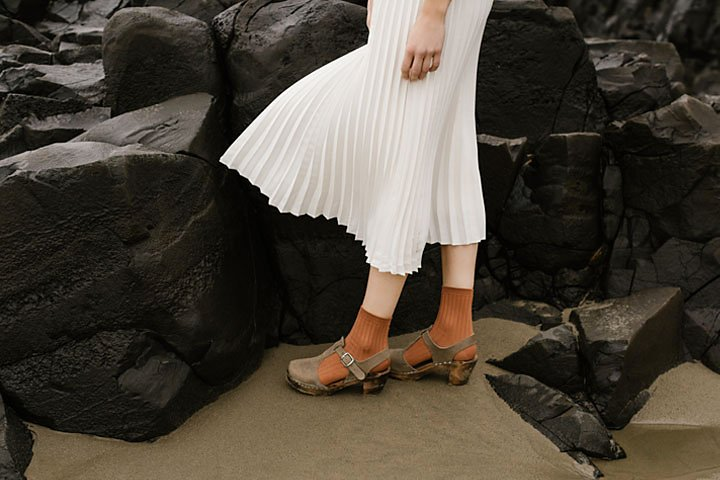
#> input picture images/highlights_and_shadows.jpg, 720 x 480 px
$ python Q2a.py
#> lines starting #> are read from the running program, lines starting #| are printed output that depends on the picture
import cv2 as cv
import numpy as np
import matplotlib.pyplot as plt

# read image

img_original = cv.imread('images/highlights_and_shadows.jpg', cv.IMREAD_COLOR)
#> img_original is the input picture: shape (480, 720, 3); mean B, G, R 58.1, 68.6, 75.7
assert not img_original is None

l, a, b = cv.split(cv.cvtColor(img_original, cv.COLOR_RGB2LAB))
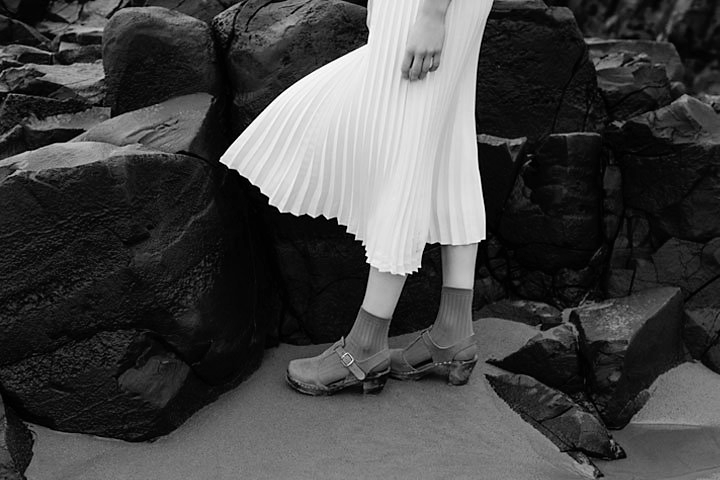
#> l: shape (480, 720); min 0, max 255, mean 68.7
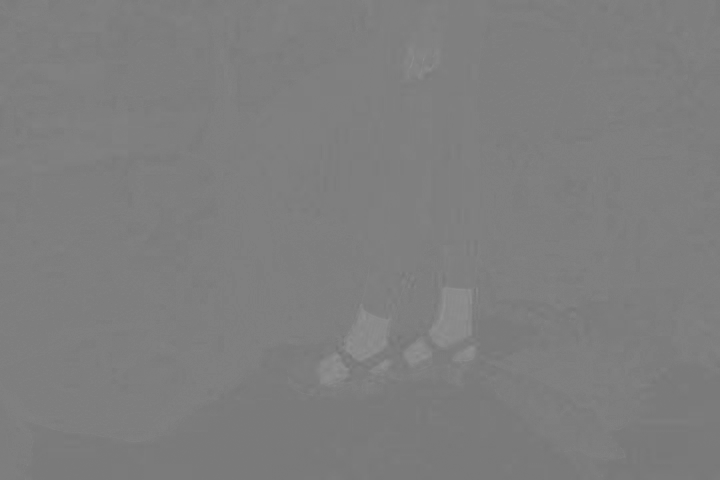
#> a: shape (480, 720); min 116, max 146, mean 126
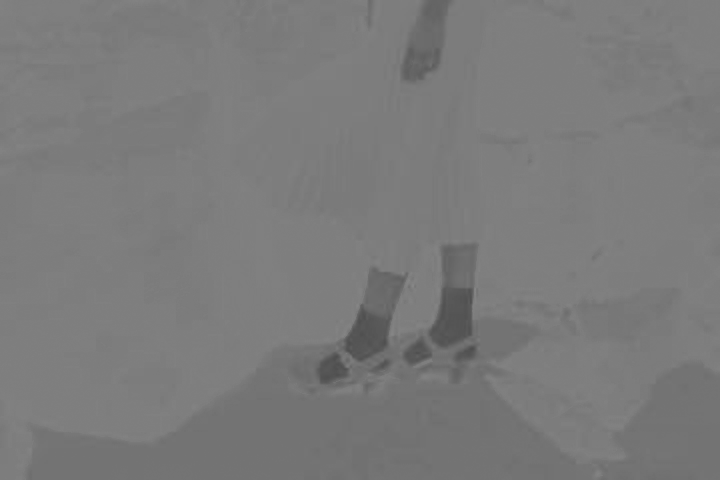
#> b: shape (480, 720); min 78, max 134, mean 122.6

# we applying gamma correction to Lighter plane so gamma < 1 to brighten image and decrease contrast
gamma = 0.6
table = np.array(
    [((i / 255) ** (gamma)) * 255 for i in np.arange(0, 256)]).astype(np.uint8)
l_new = cv.LUT(l, table)
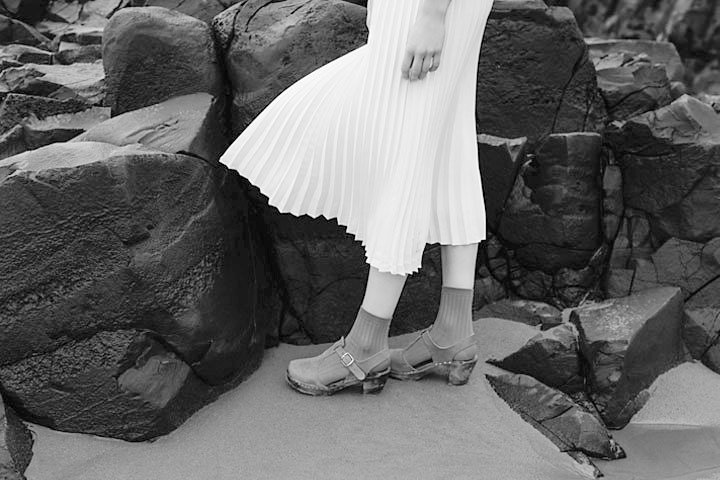
#> l_new: shape (480, 720); min 0, max 255, mean 101.5
img_new = cv.merge((l_new, a, b))
#> img_new: shape (480, 720, 3); mean of channels 0, 1, 2 101.5, 126, 122.6
img_new = cv.cvtColor(img_new, cv.COLOR_LAB2BGR)
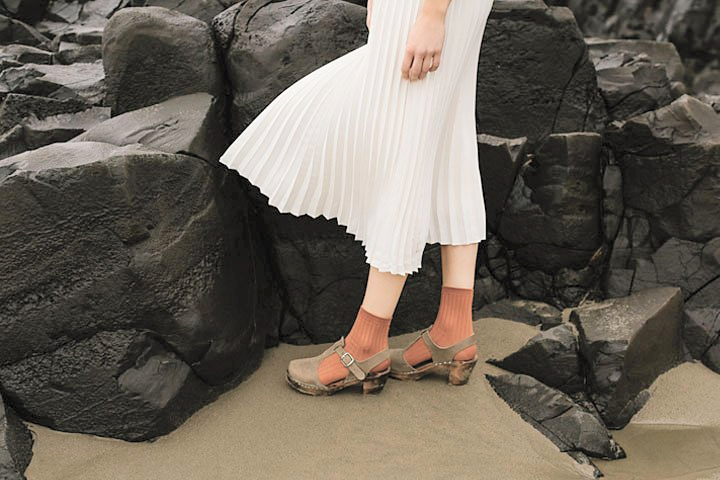
#> img_new: shape (480, 720, 3); mean R, G, B 106.4, 98.8, 88.5
img_original = cv.cvtColor(img_original, cv.COLOR_BGR2RGB)

fig, axarr = plt.subplots(3, 2)
axarr[0, 0].imshow(img_original)
axarr[0, 1].imshow(img_new)
color = ('b', 'g', 'r')
for i, c in enumerate(color):
    hist_org = cv.calcHist([img_original], [i], None, [256], [0, 256])
    axarr[1, 0].plot(hist_org, color=c)
    hist_gamma = cv.calcHist([img_new], [i], None, [256], [0, 256])
    axarr[1, 1].plot(hist_gamma, color=c)

axarr[2, 0].plot(table)
axarr[2, 0].set_xlim([0, 256])
plt.show()
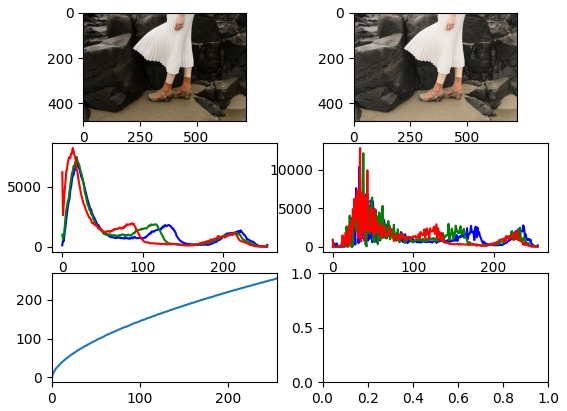
#> figure drawn by matplotlib, 5 panels; panel 3: curve peaks at x = 19, y = 7023; panel 3: curve peaks at x = 18, y = 7486; panel 3: curve peaks at x = 13, y = 8229; panel 4: curve peaks at x = 33, y = 10407

$ run again, with images/daisy.jpg copied over images/highlights_and_shadows.jpg
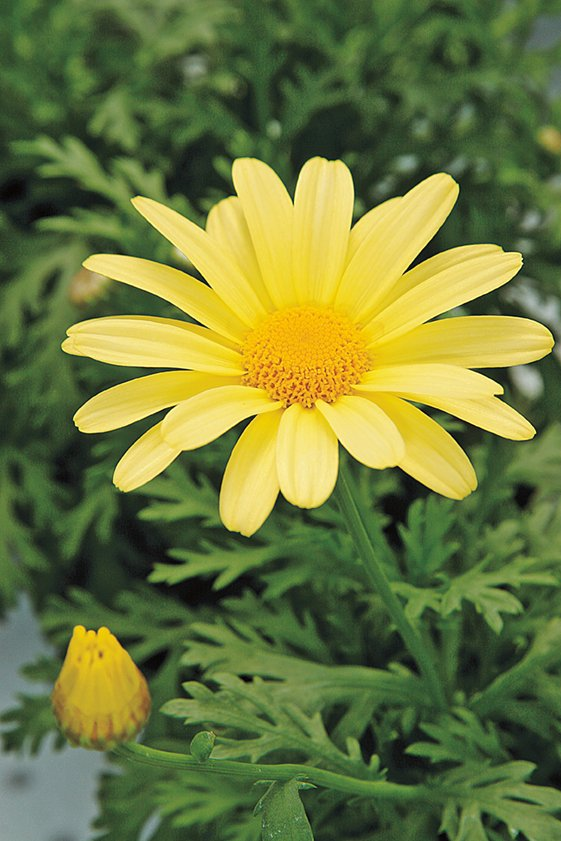
#> input picture images/daisy.jpg, 561 x 841 px
#> img_original is the input picture: shape (841, 561, 3); mean B, G, R 60.7, 120.3, 108.5
#> `l_new = cv.LUT(l, table)`:
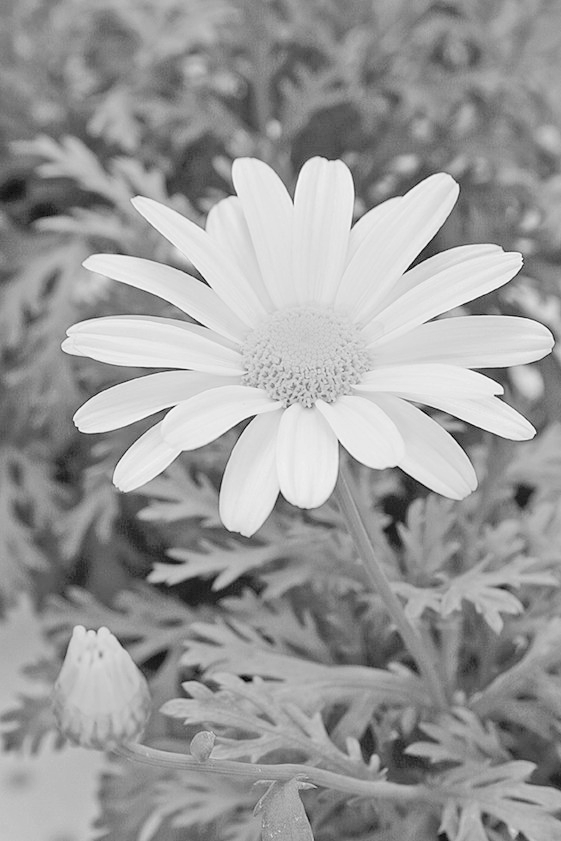
#> l_new: shape (841, 561); min 0, max 248, mean 154.5
#> `img_new = cv.cvtColor(img_new, cv.COLOR_LAB2BGR)`:
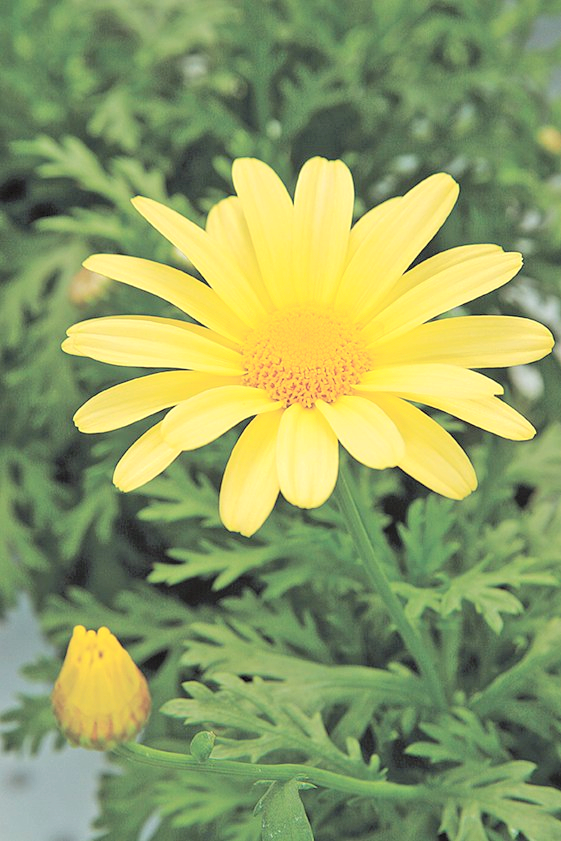
#> img_new: shape (841, 561, 3); mean R, G, B 143.4, 157.9, 99.5

$ run again, with images/margot.jpg copied over images/highlights_and_shadows.jpg
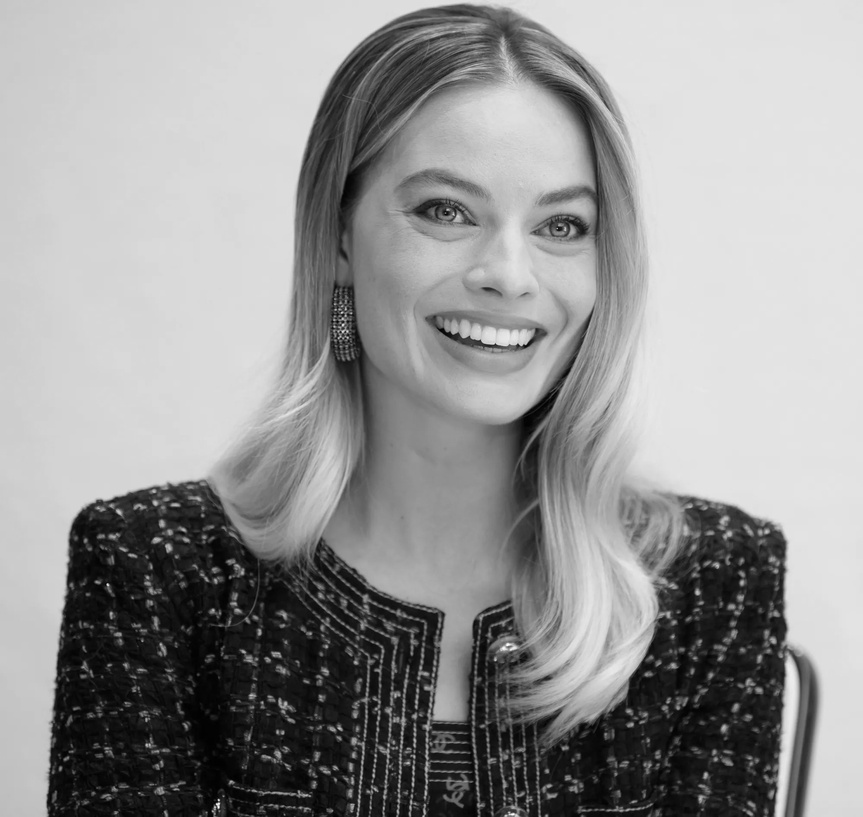
#> input picture images/margot.jpg, 863 x 817 px, shrunk from 2000 x 1894 before the run
#> img_original is the input picture: shape (817, 863, 3); min 0, max 255, mean 149
#> a: shape (817, 863); every value is 128
#> `l_new = cv.LUT(l, table)`:
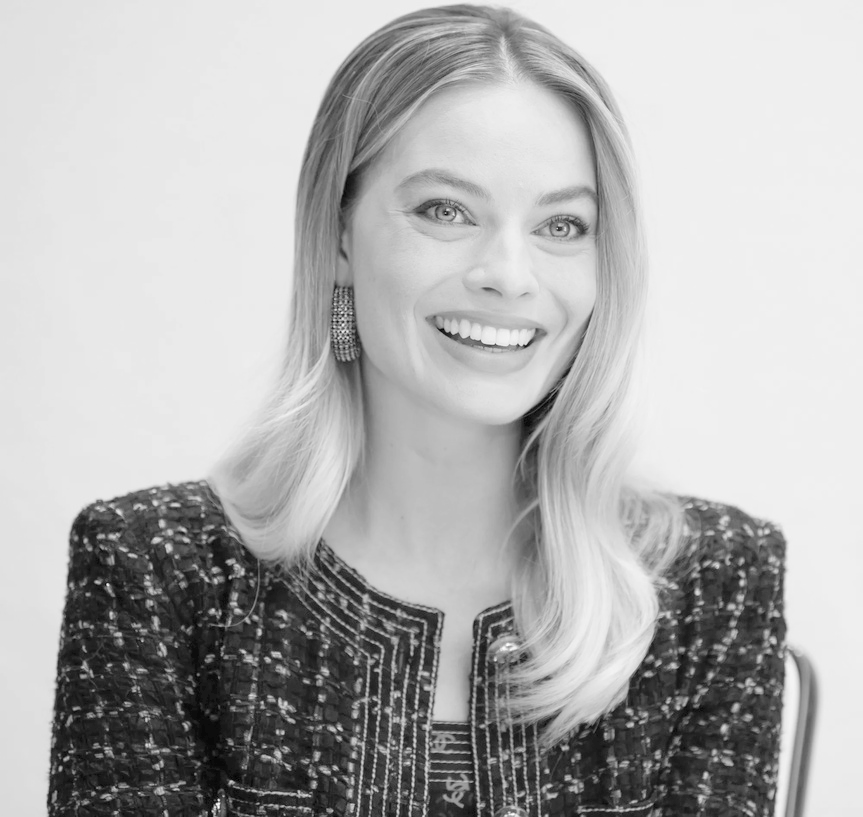
#> l_new: shape (817, 863); min 0, max 255, mean 177.5

$ run again, with images/einstein.png saved as images/highlights_and_shadows.jpg
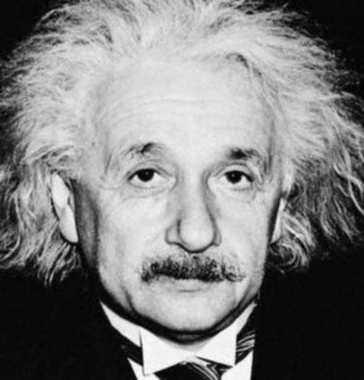
#> input picture images/einstein.png, 364 x 380 px
#> img_original is the input picture: shape (380, 364, 3); min 0, max 254, mean 125.9
#> a: shape (380, 364); every value is 128
#> `l_new = cv.LUT(l, table)`:
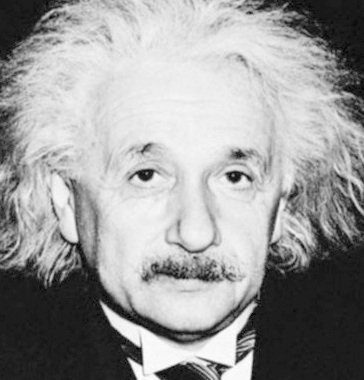
#> l_new: shape (380, 364); min 0, max 254, mean 154.3
